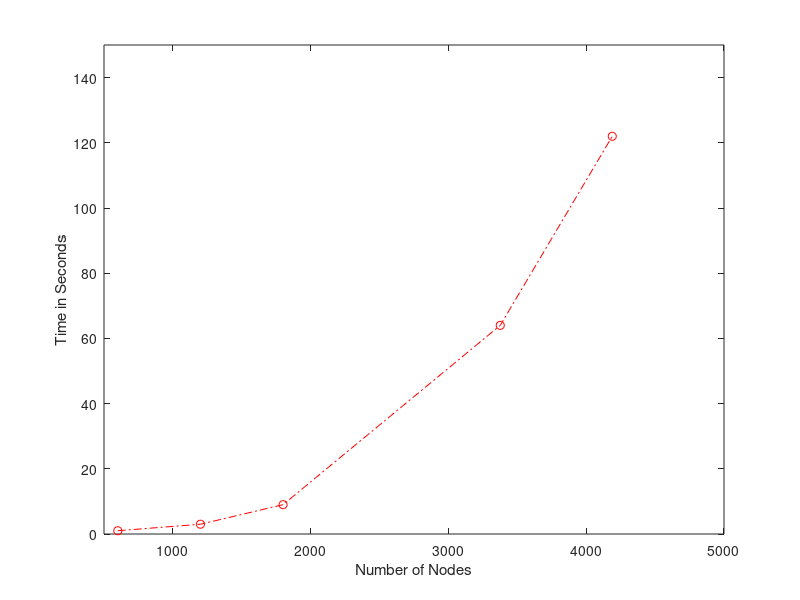

Write the MATLAB code that produced this figure.
%
% This script will plot the running time data as experimented 
% for 20newsgroup
%
% Created by Mili Biswas (MSc, Comp. Sc, UniFr)
%
%
%  Here input data is the output from newgroup_runtime.m

%------- This is for visualization ---------%

Final_result=[600,1;1200,3;1800,9;3376,64;4189,122];
plot(Final_result(:,1),Final_result(:,2),'-.or');

axis tight; % removes the empty space after 3.3
xlim([500,5000]);
ylim([0,150]);
xlabel({'Number of Nodes'});
ylabel({'Time in Seconds'});

